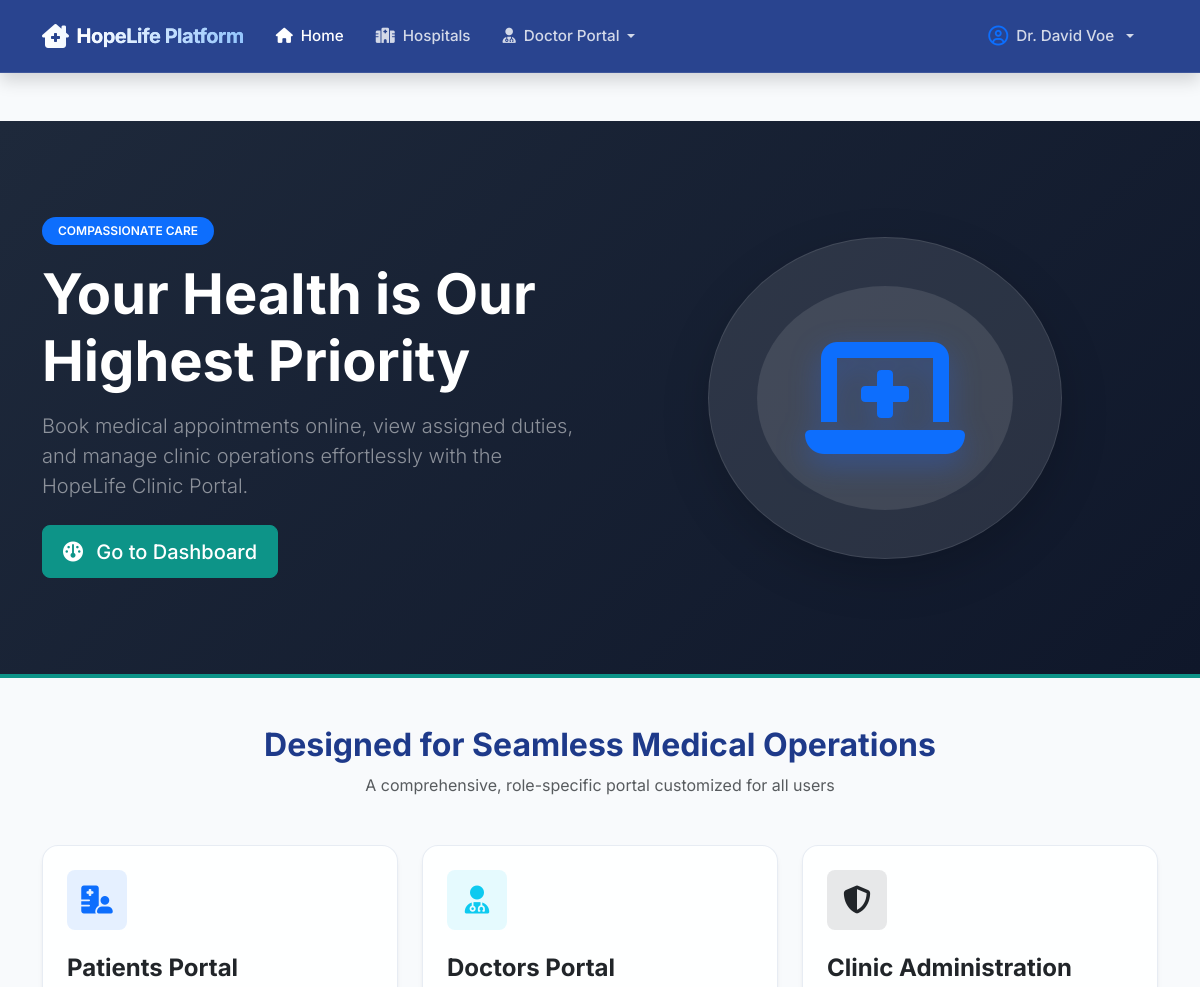
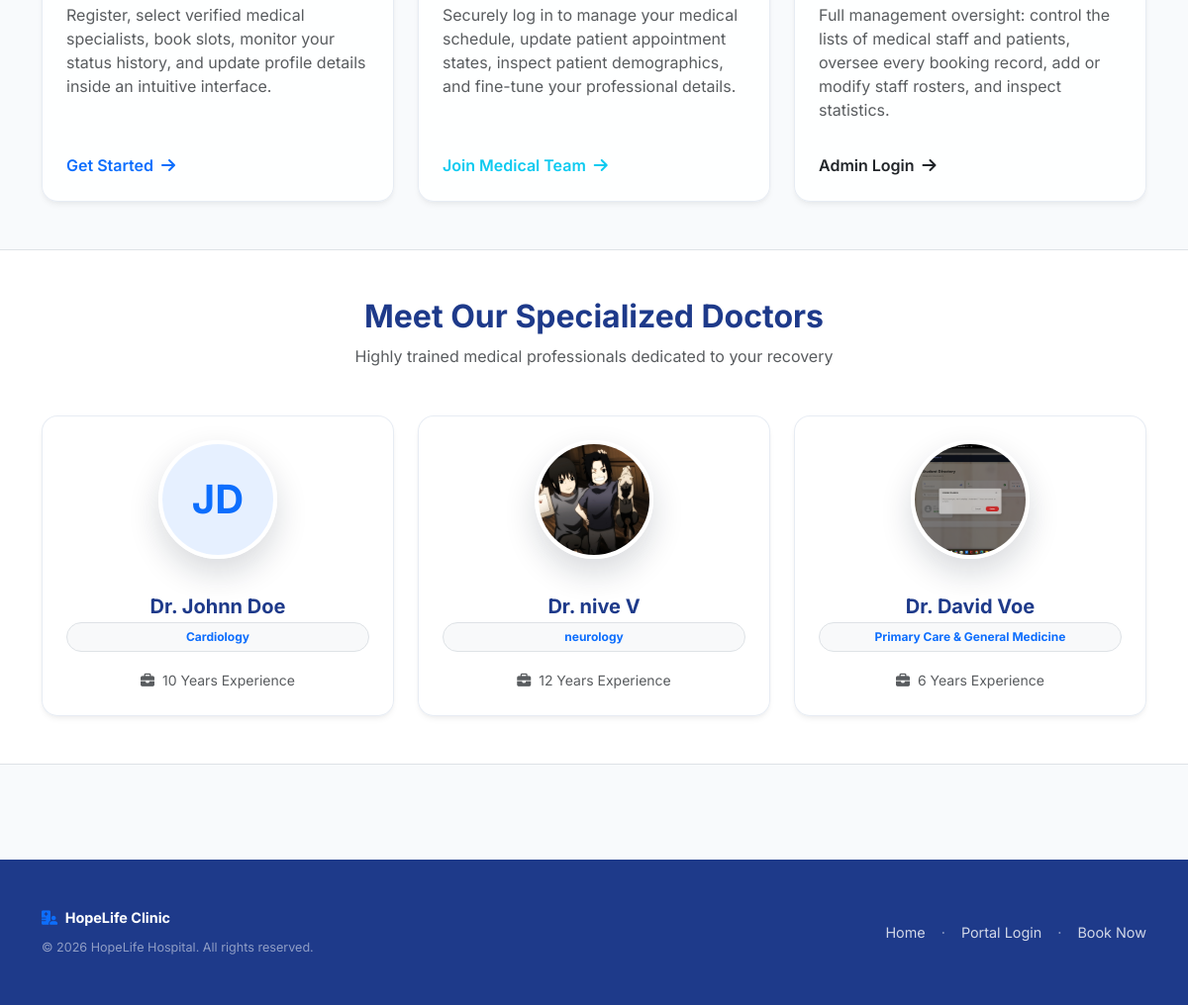
Screenshot of / (signed in) with the database file from the repository (2 pictures, top to bottom).
### appointments/models.py (models this page shows, shortened)
class User(AbstractUser):
    ROLE_CHOICES = (
        ('admin', 'Admin'),
        ('doctor', 'Doctor'),
        ('patient', 'Patient'),
    )
    role = models.CharField(max_length=10, choices=ROLE_CHOICES, default='patient')

class DoctorProfile(models.Model):
    user = models.OneToOneField(User, on_delete=models.CASCADE, limit_choices_to={'role': 'doctor'}, related_name='doctor_profile')
    hospital = models.ForeignKey(Hospital, on_delete=models.CASCADE, related_name='doctors', null=True, blank=True)
    department = models.ForeignKey(Department, on_delete=models.SET_NULL, null=True, related_name='doctors')
    specialization = models.CharField(max_length=100)
    experience = models.PositiveIntegerField(help_text="Years of experience")
    phone = models.CharField(max_length=15)
    consultation_fees = models.DecimalField(max_digits=8, decimal_places=2, default=50.00)
    profile_image = models.ImageField(upload_to='doctor_profiles/', blank=True, null=True)
    rating = models.DecimalField(max_digits=3, decimal_places=2, default=0.0)

### appointments/views.py (the view)
# urls.py: path('', views.home, name='home'),
def home(request):
    doctors = DoctorProfile.objects.all().select_related('user')[:3]
    hospitals = Hospital.objects.all()[:3]
    return render(request, 'appointments/home.html', {'doctors': doctors, 'hospitals': hospitals})

### appointments/templates/appointments/home.html (shortened to what this page needs)
{% extends 'appointments/base.html' %}
{% load static %}
{% block content %}
<div class="hero-banner mb-5">
    <div class="container">
        <div class="row align-items-center">
            <div class="col-lg-6 mb-4 mb-lg-0">
                <span class="badge bg-primary px-3 py-2 rounded-pill mb-3 text-uppercase fw-semibold tracking-wider">Compassionate Care</span>
                <h1 class="display-4 fw-bold text-white mb-3">Your Health is Our Highest Priority</h1>
                <p class="lead text-white-50 mb-4">Book medical appointments online, view assigned duties, and manage clinic operations effortlessly with the HopeLife Clinic Portal.</p>
                <div class="hero-btn-container">
                    {% if request.user.is_authenticated %}
                        <a href="{% url 'dashboard_redirect' %}" class="btn btn-primary-custom btn-lg">
                            <i class="fa-solid fa-gauge me-2"></i> Go to Dashboard
                        </a>
                    {% endif %}
                </div>
            </div>
            <div class="col-lg-6 d-none d-lg-block text-center">
                <div class="p-5 bg-white bg-opacity-10 rounded-circle d-inline-block shadow-lg border border-white border-opacity-10">
                    <div class="p-5 bg-white bg-opacity-10 rounded-circle d-inline-block">
                        <i class="fa-solid fa-laptop-medical text-primary" style="font-size: 8rem; filter: drop-shadow(0 10px 15px rgba(37, 99, 235, 0.4));"></i>
                    </div>
                </div>
            </div>
        </div>
    </div>
</div>
<div class="container my-5">
    <div class="text-center mb-5">
        <h2 class="fw-bold">Designed for Seamless Medical Operations</h2>
        <p class="text-muted">A comprehensive, role-specific portal customized for all users</p>
    </div>
    <div class="row g-4">
        <div class="col-md-4">
            <div class="card card-premium h-100 p-4">
                <div class="d-inline-flex align-items-center justify-content-center bg-primary bg-opacity-10 text-primary rounded-3 p-3 mb-4" style="width: 60px; height: 60px;">
                    <i class="fa-solid fa-hospital-user fs-3"></i>
                </div>
                <h4 class="card-title fw-bold">Patients Portal</h4>
                <p class="text-muted card-text">Register, select verified medical specialists, book slots, monitor your status history, and update profile details inside an intuitive interface.</p>
                <div class="mt-auto pt-3">
                    <a href="{% url 'patient_register' %}" class="text-primary fw-semibold text-decoration-none">
                        Get Started <i class="fa-solid fa-arrow-right ms-1"></i>
                    </a>
                </div>
            </div>
        </div>
        <div class="col-md-4">
            <div class="card card-premium h-100 p-4">
                <div class="d-inline-flex align-items-center justify-content-center bg-info bg-opacity-10 text-info rounded-3 p-3 mb-4" style="width: 60px; height: 60px;">
                    <i class="fa-solid fa-user-doctor fs-3"></i>
                </div>
                <h4 class="card-title fw-bold">Doctors Portal</h4>
                <p class="text-muted card-text">Securely log in to manage your medical schedule, update patient appointment states, inspect patient demographics, and fine-tune your professional details.</p>
                <div class="mt-auto pt-3">
                    <a href="{% url 'doctor_register' %}" class="text-info fw-semibold text-decoration-none">
                        Join Medical Team <i class="fa-solid fa-arrow-right ms-1"></i>
                    </a>
                </div>
            </div>
        </div>
        <div class="col-md-4">
            <div class="card card-premium h-100 p-4">
                <div class="d-inline-flex align-items-center justify-content-center bg-dark bg-opacity-10 text-dark rounded-3 p-3 mb-4" style="width: 60px; height: 60px;">
                    <i class="fa-solid fa-shield-halved fs-3"></i>
                </div>
                <h4 class="card-title fw-bold">Clinic Administration</h4>
                <p class="text-muted card-text">Full management oversight: control the lists of medical staff and patients, oversee every booking record, add or modify staff rosters, and inspect statistics.</p>
                <div class="mt-auto pt-3">
                    <a href="{% url 'login' %}" class="text-dark fw-semibold text-decoration-none">
                        Admin Login <i class="fa-solid fa-arrow-right ms-1"></i>
                    </a>
                </div>
            </div>
        </div>
    </div>
</div>
{% if doctors %}
<div class="bg-white border-top border-bottom py-5 my-5">
    <div class="container">
        <div class="text-center mb-5">
            <h2 class="fw-bold">Meet Our Specialized Doctors</h2>
            <p class="text-muted">Highly trained medical professionals dedicated to your recovery</p>
        </div>
        <div class="row g-4 justify-content-center">
            {% for doctor in doctors %}
                <div class="col-md-4 col-sm-6">
                    <div class="card card-premium text-center p-4">
                        <div class="mb-3">
                            {% if doctor.profile_image %}
                                <img src="{{ doctor.profile_image.url }}" alt="Dr. {{ doctor.user.first_name }}" class="doctor-avatar-large">
                            {% else %}
                                <div class="doctor-avatar-large mx-auto bg-primary bg-opacity-10 text-primary d-flex align-items-center justify-content-center fs-1 fw-bold">
                                    {{ doctor.user.first_name|slice:":1" }}{{ doctor.user.last_name|slice:":1" }}
                                </div>
                            {% endif %}
                        </div>
                        <h5 class="fw-bold mb-1">Dr. {{ doctor.user.first_name }} {{ doctor.user.last_name }}</h5>
                        <p class="badge bg-light text-primary border px-3 py-2 rounded-pill fs-7 mb-3">{{ doctor.specialization }}</p>
                        <p class="text-muted mb-0"><small><i class="fa-solid fa-briefcase text-muted me-1"></i> {{ doctor.experience }} Years Experience</small></p>
                    </div>
                </div>
            {% endfor %}
        </div>
    </div>
</div>
{% endif %}
{% endblock %}

### appointments/templates/appointments/base.html (shortened to what this page needs)
{% load static %}
<!DOCTYPE html>
<html lang="en">
<head>
    <link href="https://cdn.jsdelivr.net/npm/bootstrap@5.3.0/dist/css/bootstrap.min.css" rel="stylesheet">
    <link href="https://cdnjs.cloudflare.com/ajax/libs/font-awesome/6.4.0/css/all.min.css" rel="stylesheet">
    <link href="{% static 'css/style.css' %}" rel="stylesheet">
</head>
<body>
    <nav class="navbar navbar-expand-lg navbar-dark navbar-custom py-3 shadow">
        <div class="container">
            <a class="navbar-brand d-flex align-items-center gap-2" href="{% url 'home' %}">
                <i class="fa-solid fa-house-chimney-medical fs-4" style="color: #06b6d4;"></i>
                <span class="fw-bold" style="background: linear-gradient(to right, #ffffff, #93c5fd); -webkit-background-clip: text; -webkit-text-fill-color: transparent;">HopeLife Platform</span>
            </a>
            <div class="collapse navbar-collapse" id="navbarNav">
                <ul class="navbar-nav me-auto align-items-center">
                    <li class="nav-item">
                        <a class="nav-link {% if request.resolver_match.url_name == 'home' %}active{% endif %}" href="{% url 'home' %}">
                            <i class="fa-solid fa-house me-1"></i> Home
                        </a>
                    </li>
                    <li class="nav-item">
                        <a class="nav-link {% if request.resolver_match.url_name == 'hospital_list' or request.resolver_match.url_name == 'hospital_detail' %}active{% endif %}" href="{% url 'hospital_list' %}">
                            <i class="fa-solid fa-hospital me-1"></i> Hospitals
                        </a>
                    </li>
                    {% if request.user.is_authenticated %}
                        {% if request.user.role == 'admin' or request.user.is_superuser %}
                            <li class="nav-item dropdown">
                                <a class="nav-link dropdown-toggle text-white d-flex align-items-center gap-1" href="#" id="adminDropdown" role="button" data-bs-toggle="dropdown" aria-expanded="false">
                                    <i class="fa-solid fa-user-shield me-1"></i> Admin Portal
                                </a>
                                <ul class="dropdown-menu border-0 shadow-lg mt-2" aria-labelledby="adminDropdown">
                                    <li>
                                        <a class="dropdown-item py-2" href="{% url 'admin_dashboard' %}">
                                            <i class="fa-solid fa-chart-line text-teal me-2"></i> Dashboard
                                        </a>
                                    </li>
                                    <li>
                                        <a class="dropdown-item py-2" href="{% url 'admin_hospital_list' %}">
                                            <i class="fa-solid fa-hospital text-info me-2"></i> Manage Hospitals
                                        </a>
                                    </li>
                                    <li>
                                        <a class="dropdown-item py-2" href="{% url 'admin_add_doctor' %}">
                                            <i class="fa-solid fa-user-plus text-success me-2"></i> Add Doctor
                                        </a>
                                    </li>
                                </ul>
                            </li>
                        {% elif request.user.role == 'doctor' %}
                            <li class="nav-item dropdown">
                                <a class="nav-link dropdown-toggle text-white d-flex align-items-center gap-1" href="#" id="doctorDropdown" role="button" data-bs-toggle="dropdown" aria-expanded="false">
                                    <i class="fa-solid fa-user-doctor me-1"></i> Doctor Portal
                                </a>
                            </li>
                        {% endif %}
                    {% endif %}
                </ul>
                <ul class="navbar-nav ms-auto align-items-center">
                    {% if request.user.is_authenticated %}
                        <li class="nav-item dropdown me-2">
                            <a class="nav-link dropdown-toggle text-white d-flex align-items-center gap-2" href="#" id="userDropdown" role="button" data-bs-toggle="dropdown" aria-expanded="false">
                                <i class="fa-regular fa-circle-user text-primary fs-5"></i>
                                <span>
                                    {% if request.user.role == 'doctor' %}
                                        Dr. {{ request.user.first_name }} {{ request.user.last_name }}
                                    {% elif request.user.role == 'admin' or request.user.is_superuser %}
                                        Admin: {{ request.user.username }}
                                    {% else %}
                                        Patient: {{ request.user.first_name }}
                                    {% endif %}
                                </span>
                            </a>
                        </li>
                    {% endif %}
                </ul>
            </div>
        </div>
    </nav>
    <main class="pb-5">
        {% block content %}{% endblock %}
    </main>
    <footer class="py-5 mt-auto">
        <div class="container">
            <div class="row align-items-center">
                <div class="col-md-6 text-center text-md-start mb-3 mb-md-0">
                    <span class="fw-bold text-white"><i class="fa-solid fa-hospital-user text-primary me-1"></i> HopeLife Clinic</span>
                    <p class="mb-0 mt-2 text-white-50"><small>&copy; 2026 HopeLife Hospital. All rights reserved.</small></p>
                </div>
                <div class="col-md-6 text-center text-md-end">
                    <div class="d-flex justify-content-center justify-content-md-end gap-3 text-white-50">
                        <a href="{% url 'home' %}">Home</a>
                        <span>&middot;</span>
                        <a href="{% url 'login' %}">Portal Login</a>
                        <span>&middot;</span>
                        <a href="{% url 'patient_register' %}">Book Now</a>
                    </div>
                </div>
            </div>
        </div>
    </footer>
</body>
</html>

### rows the page displays
User: user.first_name "David", user.last_name "Voe"
DoctorProfile: user.first_name "J", user.last_name "D", user.first_name "Johnn", user.last_name "Doe", specialization "Cardiology", experience "10"
DoctorProfile: profile_image (picture), user.first_name "nive", user.last_name "V", specialization "neurology", experience "12"
DoctorProfile: profile_image (picture), user.first_name "David", user.last_name "Voe", specialization "Primary Care & General Medicine", experience "6"
